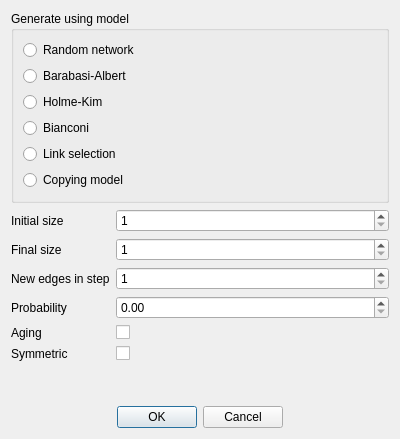
<?xml version="1.0" encoding="UTF-8"?>
<ui version="4.0">
 <class>GenerateDialog</class>
 <widget class="QDialog" name="GenerateDialog">
  <property name="geometry">
   <rect>
    <x>0</x>
    <y>0</y>
    <width>400</width>
    <height>439</height>
   </rect>
  </property>
  <property name="sizePolicy">
   <sizepolicy hsizetype="Expanding" vsizetype="Expanding">
    <horstretch>0</horstretch>
    <verstretch>0</verstretch>
   </sizepolicy>
  </property>
  <property name="windowTitle">
   <string>Generate network</string>
  </property>
  <property name="sizeGripEnabled">
   <bool>false</bool>
  </property>
  <property name="modal">
   <bool>true</bool>
  </property>
  <layout class="QVBoxLayout" name="verticalLayout_2">
   <item>
    <layout class="QVBoxLayout" name="verticalLayout">
     <item>
      <widget class="QGroupBox" name="groupBox">
       <property name="title">
        <string>Generate using model</string>
       </property>
       <layout class="QVBoxLayout" name="verticalLayout_3">
        <item>
         <widget class="QRadioButton" name="rbRandom">
          <property name="text">
           <string>Random network</string>
          </property>
         </widget>
        </item>
        <item>
         <widget class="QRadioButton" name="rbBA">
          <property name="text">
           <string>Barabasi-Albert</string>
          </property>
         </widget>
        </item>
        <item>
         <widget class="QRadioButton" name="rbHolmeKim">
          <property name="text">
           <string>Holme-Kim</string>
          </property>
         </widget>
        </item>
        <item>
         <widget class="QRadioButton" name="rbBianconi">
          <property name="text">
           <string>Bianconi</string>
          </property>
         </widget>
        </item>
        <item>
         <widget class="QRadioButton" name="rbLink">
          <property name="text">
           <string>Link selection</string>
          </property>
         </widget>
        </item>
        <item>
         <widget class="QRadioButton" name="rbCopying">
          <property name="text">
           <string>Copying model</string>
          </property>
         </widget>
        </item>
       </layout>
      </widget>
     </item>
    </layout>
   </item>
   <item>
    <layout class="QFormLayout" name="formLayout">
     <item row="0" column="0">
      <widget class="QLabel" name="lbInitialSize">
       <property name="text">
        <string>Initial size</string>
       </property>
      </widget>
     </item>
     <item row="1" column="0">
      <widget class="QLabel" name="lbFinalSize">
       <property name="text">
        <string>Final size</string>
       </property>
      </widget>
     </item>
     <item row="0" column="1">
      <widget class="QSpinBox" name="tbInitialSize">
       <property name="minimum">
        <number>1</number>
       </property>
       <property name="maximum">
        <number>99999</number>
       </property>
      </widget>
     </item>
     <item row="1" column="1">
      <widget class="QSpinBox" name="tbFinalSize">
       <property name="minimum">
        <number>1</number>
       </property>
       <property name="maximum">
        <number>99999</number>
       </property>
      </widget>
     </item>
     <item row="3" column="0">
      <widget class="QLabel" name="lbProbability">
       <property name="text">
        <string>Probability</string>
       </property>
      </widget>
     </item>
     <item row="3" column="1">
      <widget class="QDoubleSpinBox" name="tbProb">
       <property name="maximum">
        <double>1.000000000000000</double>
       </property>
      </widget>
     </item>
     <item row="2" column="0">
      <widget class="QLabel" name="lbNewEdges">
       <property name="text">
        <string>New edges in step</string>
       </property>
      </widget>
     </item>
     <item row="2" column="1">
      <widget class="QSpinBox" name="tbNewEdges">
       <property name="minimum">
        <number>1</number>
       </property>
       <property name="maximum">
        <number>99999</number>
       </property>
      </widget>
     </item>
     <item row="4" column="0">
      <widget class="QLabel" name="lbAging">
       <property name="text">
        <string>Aging</string>
       </property>
      </widget>
     </item>
     <item row="4" column="1">
      <widget class="QCheckBox" name="chbAging">
       <property name="text">
        <string/>
       </property>
      </widget>
     </item>
     <item row="5" column="1">
      <widget class="QCheckBox" name="chbSymmetric">
       <property name="text">
        <string/>
       </property>
      </widget>
     </item>
     <item row="5" column="0">
      <widget class="QLabel" name="lbSymmetric">
       <property name="text">
        <string>Symmetric</string>
       </property>
      </widget>
     </item>
    </layout>
   </item>
   <item>
    <widget class="QDialogButtonBox" name="buttonBox">
     <property name="orientation">
      <enum>Qt::Horizontal</enum>
     </property>
     <property name="standardButtons">
      <set>QDialogButtonBox::Cancel|QDialogButtonBox::Ok</set>
     </property>
     <property name="centerButtons">
      <bool>true</bool>
     </property>
    </widget>
   </item>
  </layout>
 </widget>
 <tabstops>
  <tabstop>rbRandom</tabstop>
  <tabstop>rbBA</tabstop>
  <tabstop>rbHolmeKim</tabstop>
  <tabstop>rbBianconi</tabstop>
  <tabstop>rbLink</tabstop>
  <tabstop>rbCopying</tabstop>
  <tabstop>tbInitialSize</tabstop>
  <tabstop>tbFinalSize</tabstop>
  <tabstop>tbNewEdges</tabstop>
  <tabstop>tbProb</tabstop>
  <tabstop>chbAging</tabstop>
  <tabstop>chbSymmetric</tabstop>
 </tabstops>
 <resources/>
 <connections>
  <connection>
   <sender>buttonBox</sender>
   <signal>accepted()</signal>
   <receiver>GenerateDialog</receiver>
   <slot>accept()</slot>
   <hints>
    <hint type="sourcelabel">
     <x>248</x>
     <y>254</y>
    </hint>
    <hint type="destinationlabel">
     <x>157</x>
     <y>274</y>
    </hint>
   </hints>
  </connection>
  <connection>
   <sender>buttonBox</sender>
   <signal>rejected()</signal>
   <receiver>GenerateDialog</receiver>
   <slot>reject()</slot>
   <hints>
    <hint type="sourcelabel">
     <x>316</x>
     <y>260</y>
    </hint>
    <hint type="destinationlabel">
     <x>286</x>
     <y>274</y>
    </hint>
   </hints>
  </connection>
 </connections>
</ui>
